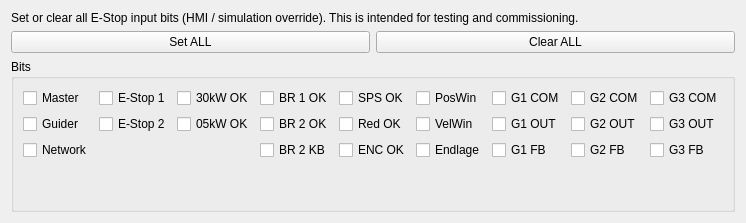
             <widget class="QWidget" name="pageEStopAll">
              <attribute name="title">
               <string>E-Stop</string>
              </attribute>
              <layout class="QVBoxLayout" name="layoutEStopAll">
               <item>
                <widget class="QLabel" name="lblEStopAllHint">
                 <property name="text">
                  <string>Set or clear all E-Stop input bits (HMI / simulation override). This is intended for testing and commissioning.</string>
                 </property>
                 <property name="wordWrap">
                  <bool>true</bool>
                 </property>
                </widget>
               </item>
               <item>
                <layout class="QHBoxLayout" name="layoutEStopAllButtons">
                 <item>
                  <widget class="QPushButton" name="btnEStopAllSet">
                   <property name="text">
                    <string>Set ALL</string>
                   </property>
                  </widget>
                 </item>
                 <item>
                  <widget class="QPushButton" name="btnEStopAllClear">
                   <property name="text">
                    <string>Clear ALL</string>
                   </property>
                  </widget>
                 </item>
                </layout>
               </item>
               <item>
                <widget class="QGroupBox" name="gbEStopBits">
                 <property name="title">
                  <string>Bits</string>
                 </property>
                 <layout class="QGridLayout" name="gridEStopBits">
                  <item row="0" column="5">
                   <widget class="QCheckBox" name="chkEsPosWin">
                    <property name="text">
                     <string>PosWin</string>
                    </property>
                   </widget>
                  </item>
                  <item row="2" column="4">
                   <widget class="QCheckBox" name="chkEsRed">
                    <property name="text">
                     <string>Red OK</string>
                    </property>
                   </widget>
                  </item>
                  <item row="2" column="0">
                   <widget class="QCheckBox" name="chkEStopGuider">
                    <property name="enabled">
                     <bool>true</bool>
                    </property>
                    <property name="text">
                     <string>Guider</string>
                    </property>
                   </widget>
                  </item>
                  <item row="0" column="0">
                   <widget class="QCheckBox" name="chkEStopMaster">
                    <property name="enabled">
                     <bool>true</bool>
                    </property>
                    <property name="text">
                     <string>Master</string>
                    </property>
                   </widget>
                  </item>
                  <item row="2" column="2">
                   <widget class="QCheckBox" name="chkEs05kWOK">
                    <property name="text">
                     <string>05kW OK</string>
                    </property>
                   </widget>
                  </item>
                  <item row="0" column="3">
                   <widget class="QCheckBox" name="chkEsBRK1OK">
                    <property name="text">
                     <string>BR 1 OK</string>
                    </property>
                   </widget>
                  </item>
                  <item row="3" column="0">
                   <widget class="QCheckBox" name="chkEStopNetwork">
                    <property name="enabled">
                     <bool>true</bool>
                    </property>
                    <property name="text">
                     <string>Network</string>
                    </property>
                   </widget>
                  </item>
                  <item row="3" column="3">
                   <widget class="QCheckBox" name="chkEsBRK2KB">
                    <property name="text">
                     <string>BR 2 KB</string>
                    </property>
                   </widget>
                  </item>
                  <item row="0" column="1">
                   <widget class="QCheckBox" name="chkEStop1">
                    <property name="enabled">
                     <bool>true</bool>
                    </property>
                    <property name="text">
                     <string>E-Stop 1</string>
                    </property>
                   </widget>
                  </item>
                  <item row="2" column="1">
                   <widget class="QCheckBox" name="chkEStop2">
                    <property name="enabled">
                     <bool>true</bool>
                    </property>
                    <property name="text">
                     <string>E-Stop 2</string>
                    </property>
                   </widget>
                  </item>
                  <item row="0" column="6">
                   <widget class="QCheckBox" name="chkEsG1Com">
                    <property name="text">
                     <string>G1 COM</string>
                    </property>
                   </widget>
                  </item>
                  <item row="3" column="4">
                   <widget class="QCheckBox" name="chkEsDCSOK">
                    <property name="text">
                     <string>ENC OK</string>
                    </property>
                   </widget>
                  </item>
                  <item row="0" column="7">
                   <widget class="QCheckBox" name="chkEsG2Com">
                    <property name="text">
                     <string>G2 COM</string>
                    </property>
                   </widget>
                  </item>
                  <item row="0" column="4">
                   <widget class="QCheckBox" name="chkEsSPSOK">
                    <property name="text">
                     <string>SPS OK</string>
                    </property>
                   </widget>
                  </item>
                  <item row="4" column="0">
                   <spacer name="verticalSpacerEStopBits">
                    <property name="orientation">
                     <enum>Qt::Orientation::Vertical</enum>
                    </property>
                    <property name="sizeHint" stdset="0">
                     <size>
                      <width>20</width>
                      <height>40</height>
                     </size>
                    </property>
                   </spacer>
                  </item>
                  <item row="2" column="3">
                   <widget class="QCheckBox" name="chkEsBRK2OK">
                    <property name="text">
                     <string>BR 2 OK</string>
                    </property>
                   </widget>
                  </item>
                  <item row="3" column="5">
                   <widget class="QCheckBox" name="chkEsEndlage">
                    <property name="text">
                     <string>Endlage</string>
                    </property>
                   </widget>
                  </item>
                  <item row="2" column="5">
                   <widget class="QCheckBox" name="chkEsVelWin">
                    <property name="text">
                     <string>VelWin</string>
                    </property>
                   </widget>
                  </item>
                  <item row="0" column="2">
                   <widget class="QCheckBox" name="chkEs30kWOK">
                    <property name="text">
                     <string>30kW OK</string>
                    </property>
                   </widget>
                  </item>
                  <item row="0" column="8">
                   <widget class="QCheckBox" name="chkEsG3Com">
                    <property name="text">
                     <string>G3 COM</string>
                    </property>
                   </widget>
                  </item>
                  <item row="2" column="6">
                   <widget class="QCheckBox" name="chkEsG1Out">
                    <property name="text">
                     <string>G1 OUT</string>
                    </property>
                   </widget>
                  </item>
                  <item row="3" column="6">
                   <widget class="QCheckBox" name="chkEsG1Fb">
                    <property name="text">
                     <string>G1 FB</string>
                    </property>
                   </widget>
                  </item>
                  <item row="2" column="7">
                   <widget class="QCheckBox" name="chkEsG2Out">
                    <property name="text">
                     <string>G2 OUT</string>
                    </property>
                   </widget>
                  </item>
                  <item row="3" column="7">
                   <widget class="QCheckBox" name="chkEsG2Fb">
                    <property name="text">
                     <string>G2 FB</string>
                    </property>
                   </widget>
                  </item>
                  <item row="2" column="8">
                   <widget class="QCheckBox" name="chkEsG3Out">
                    <property name="text">
                     <string>G3 OUT</string>
                    </property>
                   </widget>
                  </item>
                  <item row="3" column="8">
                   <widget class="QCheckBox" name="chkEsG3Fb">
                    <property name="text">
                     <string>G3 FB</string>
                    </property>
                   </widget>
                  </item>
                 </layout>
                </widget>
               </item>
              </layout>
             </widget>
